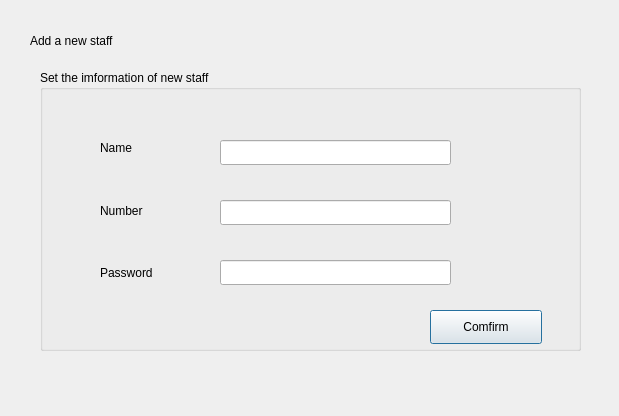
<?xml version="1.0" encoding="UTF-8"?>
<ui version="4.0">
 <class>Dialogstaff</class>
 <widget class="QDialog" name="Dialogstaff">
  <property name="geometry">
   <rect>
    <x>0</x>
    <y>0</y>
    <width>619</width>
    <height>416</height>
   </rect>
  </property>
  <property name="windowTitle">
   <string>A new staff</string>
  </property>
  <widget class="QLabel" name="label">
   <property name="geometry">
    <rect>
     <x>30</x>
     <y>20</y>
     <width>281</width>
     <height>41</height>
    </rect>
   </property>
   <property name="text">
    <string>Add a new staff</string>
   </property>
  </widget>
  <widget class="QGroupBox" name="groupBox">
   <property name="geometry">
    <rect>
     <x>40</x>
     <y>70</y>
     <width>541</width>
     <height>281</height>
    </rect>
   </property>
   <property name="title">
    <string>Set the imformation of new staff</string>
   </property>
   <widget class="QLineEdit" name="lineEditn">
    <property name="geometry">
     <rect>
      <x>180</x>
      <y>70</y>
      <width>231</width>
      <height>25</height>
     </rect>
    </property>
   </widget>
   <widget class="QLineEdit" name="lineEdit_num">
    <property name="geometry">
     <rect>
      <x>180</x>
      <y>130</y>
      <width>231</width>
      <height>25</height>
     </rect>
    </property>
   </widget>
   <widget class="QLineEdit" name="lineEdit_p">
    <property name="geometry">
     <rect>
      <x>180</x>
      <y>190</y>
      <width>231</width>
      <height>25</height>
     </rect>
    </property>
   </widget>
   <widget class="QPushButton" name="pushButton">
    <property name="geometry">
     <rect>
      <x>390</x>
      <y>240</y>
      <width>112</width>
      <height>34</height>
     </rect>
    </property>
    <property name="text">
     <string>Comfirm</string>
    </property>
   </widget>
   <widget class="QWidget" name="layoutWidget">
    <property name="geometry">
     <rect>
      <x>60</x>
      <y>50</y>
      <width>83</width>
      <height>181</height>
     </rect>
    </property>
    <layout class="QVBoxLayout" name="verticalLayout">
     <item>
      <widget class="QLabel" name="label_2">
       <property name="text">
        <string>Name</string>
       </property>
      </widget>
     </item>
     <item>
      <widget class="QLabel" name="label_3">
       <property name="text">
        <string>Number</string>
       </property>
      </widget>
     </item>
     <item>
      <widget class="QLabel" name="label_4">
       <property name="text">
        <string>Password</string>
       </property>
      </widget>
     </item>
    </layout>
   </widget>
  </widget>
 </widget>
 <resources/>
 <connections/>
</ui>
